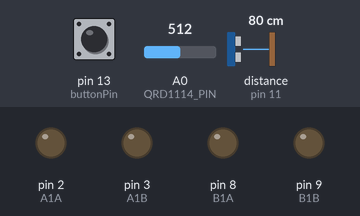
Bench run of a sketch on a simulated Arduino Uno, built with avr-gcc and run on an emulated ATmega328P. Parts: output pins drawn as LEDs (lit = HIGH). The inputs (shaded band) are chosen by the test bench; at power-on: pin 13 (buttonPin) HIGH, A0 (QRD1114_PIN) = 512, distance to the obstacle (sensor on pin 11) 80 cm. The echo pulse lasts 58.3 µs per cm.

Above: at 6.1 s.
6.2 s: pin 13 (buttonPin) pulled LOW for 0.15 s
At 6.5 s:
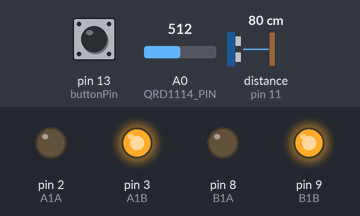
9.3 s: A0 (QRD1114_PIN) set to 306
12.3 s: A0 (QRD1114_PIN) set to 313
At 14.26 s:
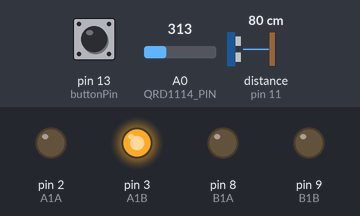
At 18.9 s:
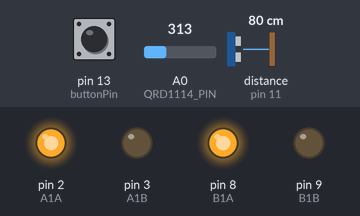
Timing chart, 0 to 20.4 s (numbered marks = the images above; inputs shaded):
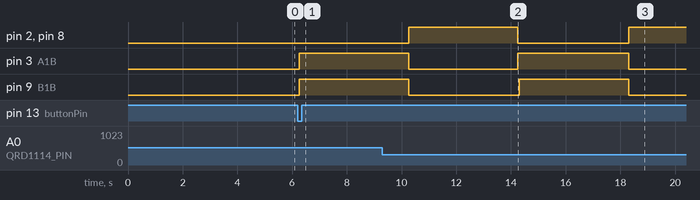

The sketch:

test1.ino
```cpp
//*********************************************************************
//*         REFERENCES:
//*  - Motor file code
//*  - Distance_sensor file code
//*  - QRD file code
//*
//*         FUNCTION:
//*   This is the brain of the robot, controls the fighting behaviour.
//*
//*********************************************************************


#include <NewPing.h>

#define TRIGGER_PIN  12  // Arduino pin tied to trigger pin on the ultrasonic sensor.
#define ECHO_PIN     11  // Arduino pin tied to echo pin on the ultrasonic sensor.
#define MAX_DISTANCE 200 // Maximum distance we want to ping for (in centimeters). Maximum sensor distance is rated at 400-500cm.

NewPing sonar(TRIGGER_PIN, ECHO_PIN, MAX_DISTANCE); // NewPing setup of pins and maximum distance.

const int QRD1114_PIN = A0;      // Sensor at front output voltage
const int QRD1114_PINB = A1;      // Sensor at back output voltage

const int A1A = 2;//define pin 2 for A1A
const int A1B = 3;//define pin 3 for A1B

const int B1A = 8;//define pin 8 for B1A
const int B1B = 9;//define pin 9 for B1B


const int buttonPin = 13;
int run = 0;


void setup() {
  //Serial.begin(9600);     // set baud rate to 115200


  pinMode(QRD1114_PIN, INPUT); //define QRD front as input
  pinMode(QRD1114_PINB, INPUT); //define QRD back as input

  pinMode(B1A,OUTPUT);      // define pins A and B for motor B as output
  pinMode(B1B,OUTPUT);

  pinMode(A1A,OUTPUT);      // define pins A and B for motor A as output
  pinMode(A1B,OUTPUT);

  pinMode(buttonPin, INPUT_PULLUP);

  delay(4950);              // initialization delay
}


void loop() {
  if(digitalRead(buttonPin) == LOW) //funcitons based off of button pulling input pin LOW
  {
     if(run == 0)
     {
         run = 255;
     }
     else
     {
         run = 0;
     }
  }


  if(run > 0){

    delay(50);              // delay for time between each ping

    //Serial.print(sonar.ping_cm()); // Send ping, get distance in cm and print result (0 = outside set distance range) in serial monitor
    //Serial.println("cm");


    int distance = sonar.ping_cm();

    // Read in the ADC and convert it to a voltage:
    int proximityADC = analogRead(QRD1114_PIN);
    float proximityV = (float)proximityADC * 5.0 / 1023.0;

    int proximityADCB = analogRead(QRD1114_PIN);
    float proximityVB = (float)proximityADC * 5.0 / 1023.0;

    if(proximityV > 1.5){       //if front is close to white line move to back
      motorB('R');
      motorA('R');
      delay(4000);
    }

    if(proximityVB > 1.5){      //if back is close to white line move to front
      motorB('L');
      motorA('L');
      delay(4000);
    }


    if(distance<=20){          // when opponent is close (20cm or less), move towards the opponent
      motorB('L');
      motorA('L');
    }
    else if(distance<= 200){
      //motorB('O');             // remove this when both wheels are attached
      motorA('R');           // while opponent is not detected, keep moving in circles (one wheel is stationary and the other is moving backwards)
      motorB('O');
    }
  }

}

void motorA(char d)         //function for motor A movement
{
  if(d =='R'){
    digitalWrite(A1A,LOW);
    digitalWrite(A1B,HIGH);
  }else if (d =='L'){
    digitalWrite(A1A,HIGH);
    digitalWrite(A1B,LOW);
  }else{
    //Robojax.com L9110 Motor Tutorial
    // Turn motor OFF
    digitalWrite(A1A,LOW);
    digitalWrite(A1B,LOW);
  }
}// motorA end

void motorB(char d)          //function for motor B movement
{

    if(d =='R'){
      digitalWrite(B1A,LOW);
      digitalWrite(B1B,HIGH);
    }else if(d =='L'){
      digitalWrite(B1A,HIGH);
      digitalWrite(B1B,LOW);
    }else{
    //Robojax.com L9110 Motor Tutorial
    // Turn motor OFF
      digitalWrite(B1A,LOW);
      digitalWrite(B1B,LOW);
    }

}// motorB end
```

Measured:
- after the input at 6.2 s, pin 3 (A1B), pin 9 (B1B): LOW → HIGH after 0.06 s
- after the input at 12.3 s, pin 9 (B1B): LOW → HIGH after 2.0 s, → LOW 4.0 s later
